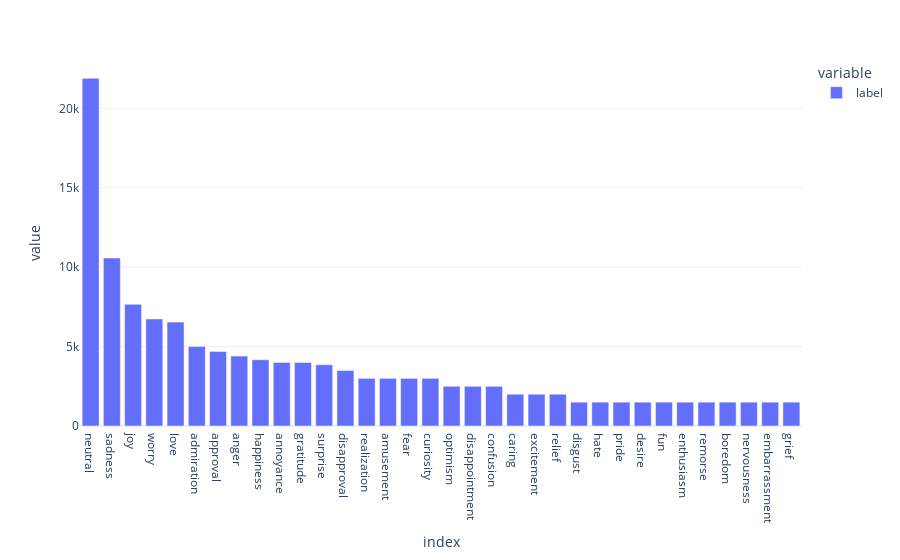

The code cell stored with this chart in its notebook:
### Code cell
df["label"] = df["label"].apply(label_int2str)
px.bar(df["label"].value_counts(), template='plotly_white')

### Figure 1 — Plotly figure (JSON) as saved in the notebook; plotly's stock layout.template omitted (floating-point values rounded to 4 significant figures)
{"data": [{"alignmentgroup": "True", "hovertemplate": "variable=label<br>index=%{x}<br>value=%{y}<extra></extra>", "legendgroup": "label", "marker": {"color": "#636efa", "pattern": {"shape": ""}}, "name": "label", "offsetgroup": "label", "orientation": "v", "showlegend": true, "textposition": "auto", "type": "bar", "x": ["neutral", "sadness", "joy", "worry", "love", "admiration", "approval", "anger", "happiness", "annoyance", "gratitude", "surprise", "disapproval", "realization", "amusement", "fear", "curiosity", "optimism", "disappointment", "confusion", "caring", "excitement", "relief", "disgust", "hate", "pride", "desire", "fun", "enthusiasm", "remorse", "boredom", "nervousness", "embarrassment", "grief"], "xaxis": "x", "y": [21889, 10574, 7658, 6740, 6541, 5000, 4697, 4401, 4174, 4000, 4000, 3854, 3500, 3000, 3000, 3000, 3000, 2500, 2500, 2500, 2000, 2000, 2000, 1500, 1500, 1500, 1500, 1500, 1500, 1500, 1500, 1500, 1500, 1500], "yaxis": "y"}], "layout": {"barmode": "relative", "legend": {"title": {"text": "variable"}, "tracegroupgap": 0}, "margin": {"t": 60}, "xaxis": {"anchor": "y", "domain": [0, 1], "title": {"text": "index"}}, "yaxis": {"anchor": "x", "domain": [0, 1], "title": {"text": "value"}}}}
